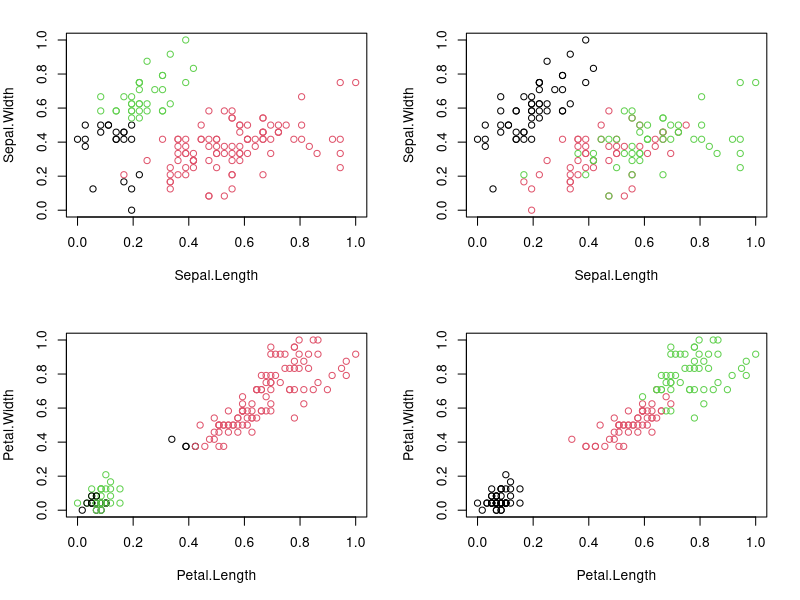

Source code (R):
#K-Means Clustering

require("datasets")
data("iris") # load Iris Dataset
str(iris) #view structure of dataset

summary(iris) #view statistical summary of dataset

head(iris, 3) #view top  rows of dataset

#Preprocess the dataset
#Since clustering is a type of Unsupervised Learning, 
#we would not require Class Label(output) during execution of our algorithm. 
#We will, therefore, remove Class Attribute “Species” and store it in another variable. 
#We would then normalize the attributes between 0 and 1 using our own function.

iris.new<- iris[,c(1,2,3,4)]
iris.class<- iris[,"Species"]
head(iris.new, 3)

head(iris.class, 3)

normalize <- function(x){
  return ((x-min(x))/(max(x)-min(x)))
}

iris.new$Sepal.Length<- normalize(iris.new$Sepal.Length)
iris.new$Sepal.Width<- normalize(iris.new$Sepal.Width)
iris.new$Petal.Length<- normalize(iris.new$Petal.Length)
iris.new$Petal.Width<- normalize(iris.new$Petal.Width)
head(iris.new)

#Apply the K-means clustering algorithm
result<- kmeans(iris.new,3) #aplly k-means algorithm with no. of centroids(k)=3
result$size # gives no. of records in each cluster

result$centers # gives value of cluster center datapoint value(3 centers for k=3)

result$cluster #gives cluster vector showing the custer where each record falls

#Verify results of clustering
par(mfrow=c(2,2), mar=c(5,4,2,2))
plot(iris.new[c(1,2)], col=result$cluster)# Plot to see how Sepal.Length and Sepal.Width data points have been distributed in clusters
plot(iris.new[c(1,2)], col=iris.class)# Plot to see how Sepal.Length and Sepal.Width data points have been distributed originally as per "class" attribute in dataset
plot(iris.new[c(3,4)], col=result$cluster)# Plot to see how Petal.Length and Petal.Width data points have been distributed in clusters
plot(iris.new[c(3,4)], col=iris.class)

table(result$cluster,iris.class)

#Results of the table show that Cluster 1 corresponds to Virginica, 
#Cluster 2 corresponds to Versicolor 
#and Cluster 3 to Setosa.

#Total number of correctly classified instances are: 36 + 47 + 50= 133
#Total number of incorrectly classified instances are: 3 + 14= 17

#How did the model do?
#TASK: Accuracy = number of correctly classified/(total classified) = ?
#i.e our model has achieved ?% accuracy!

# Accuracy = 133/(133+17) = 88.667%


